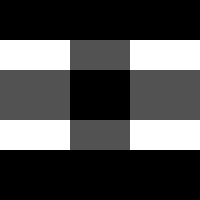
#> input picture data/custom2.pgm, 200 x 200 px
$ jupyter execute Histogram.ipynb   (older library calls are emulated)
#> lines starting #> are read from the running program, lines starting #| are printed output that depends on the picture
Load image and get the histogram

[cell 1]
import os, io
import matplotlib.pyplot as plt
from mpl_toolkits.mplot3d import Axes3D
import numpy as np
from PIL import Image

data_dir = '../data/'

[cell 2]
pgm = Image.open(data_dir+"custom2.pgm")
#> pgm is the input picture: PIL image 200x200 L; min 0, max 255, mean 75.3
print(len(pgm.split()))
#| 1

[cell 3]
pgm

[cell 4]
a = pgm.histogram()
#> a = 256 values, max 21000 at index 0, min 0 at index 1, mean 156.2
def plot_histogram(a):
    %matplotlib inline
    plt.plot(a)
    plt.ylabel('Count')
    plt.xlabel('Intensity')
    plt.show()
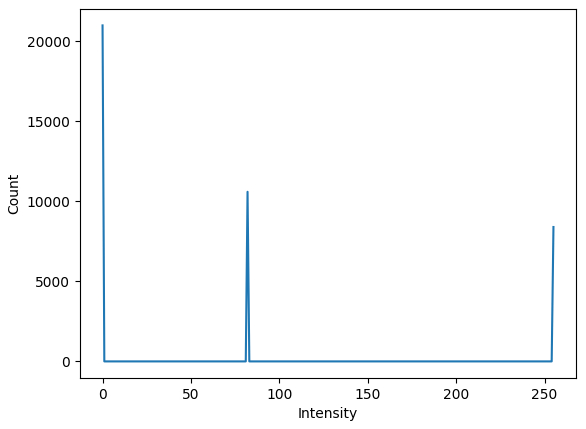
#> figure drawn by matplotlib, 1 panel; curve peaks at x = 0, y = 21000
plot_histogram(a)

[cell 5]
def load_image(image_path):
    filename =os.path.abspath(image_path)
    im = Image.open(filename)
    height = im.height
    width  = im.width
    im = im.convert('RGB')
    channels = len(im.split())
    return (im,width,height,channels)

# Histogram
Historam in rgb will be 3 else 1

[cell 6]
def get_histogram(image):
    channels = len(image.split())
#> channels = 1
    pixels = np.asarray(image)
    channel_hist= np.zeros((channels,256),dtype=np.int)

    #histogram=[len(channels),[]]
    for c in range(channels):
        for y in range(image.height):
            for x in range(image.width):
                if(channels > 1):
                    value = pixels[c][y][x] # Image is flipped :\
                else:
                    value = pixels[y][x]
                #print(value)
                channel_hist[c][value]+=1
    return channel_hist

[cell 7]
temp =get_histogram(pgm)
plot_histogram(temp[0])

[cell 8]
def topographic(image):
    channels = len(image.split())
#> channels = 1
    pixels = np.asarray(image)

    top= np.zeros((channels,image.height,image.width),dtype=np.int)

    #histogram=[len(channels),[]]
    for c in range(channels):
        for y in range(image.height):
            for x in range(image.width):
                if(channels > 1):
                    value = pixels[c][y][x] # Image is flipped :\
                else:
                    value = pixels[y][x]
                top[c][y][x]=value
#> (printed output is left out)
    return top

[cell 9]
top =topographic(pgm)
pgm

[cell 10]
def pl3(data_array):
    %matplotlib inline
    fig = plt.figure()
    ax = fig.add_subplot(111, projection='3d')

    x_data, y_data = np.meshgrid( np.arange(data_array.shape[1]),
                                  np.arange(data_array.shape[0]) )

    x_data = x_data.flatten()
    y_data = y_data.flatten()
    z_data = data_array.flatten()
    ax.bar3d( x_data,
              y_data,
              np.zeros(len(z_data)),
              10, 10, z_data )

    ax.view_init(30, 360)
    plt.show()
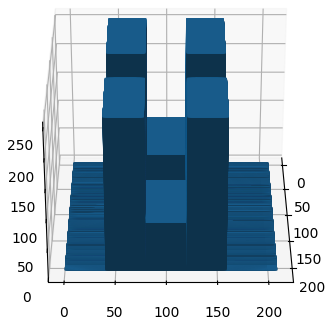
#> figure drawn by matplotlib, 1 panel

[cell 11]
print(np.asarray(top[0]))
pl3(np.asarray(top[0]))

# Watershed
* find the min

[cell 12]
def watershed(image):

    pixels = np.array(image)
    print(pixels)
#> (printed output is left out)
    section = []
    result = []
    for i in range(256):
        section = np.full((image.height,image.width),255)
        for y in range(image.height):
            for x in range(image.width):
                if i == pixels[y][x]:
                    section[y][x]= 0 #pixels[y][x]
        if i ==0 or i ==82 or i ==255:
            result.append(section)
#> section: shape (200, 200) int64; every value is 255

    return result
sec = watershed(pgm)
